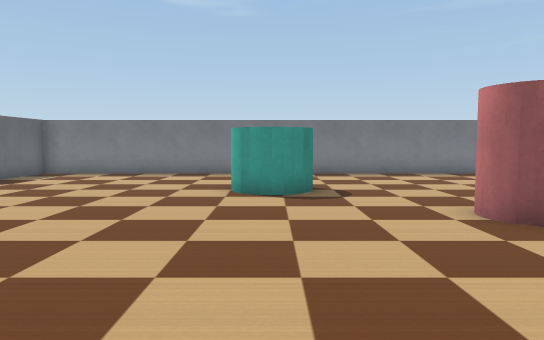
View 1 (above)

21 first-person views from a walk through a world built for the Webots simulator. The camera is 0.23 m above the floor, tilts 4° down and sees 70° across. The floor is counted in squares, 0.2 m on a side. Each view is taken from the middle of a square. On the plan, view 1 faces up. The plan holds only what a view shows up to about 14 squares ahead; the rest is blank. Robots are left out. Webots' stock objects and surfaces are drawn as simple stand-ins.

View 2
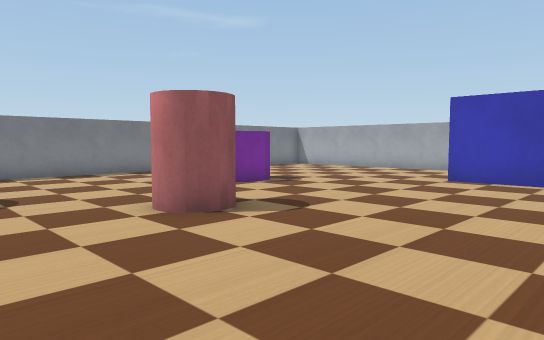

View 3
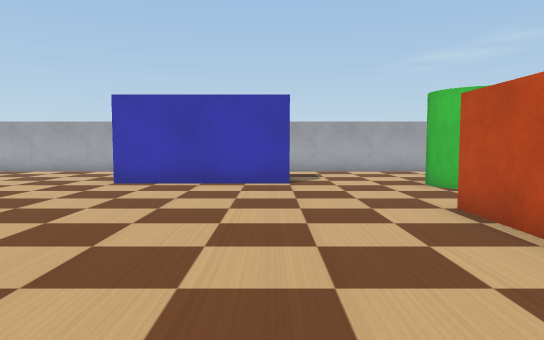

View 4
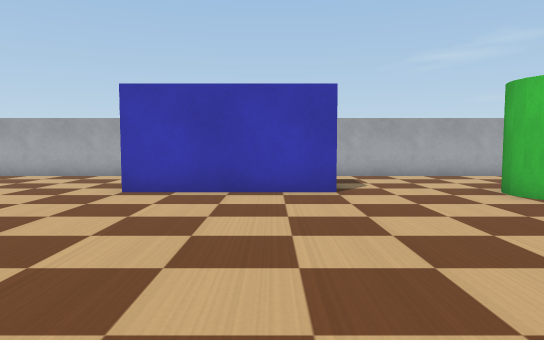

View 5
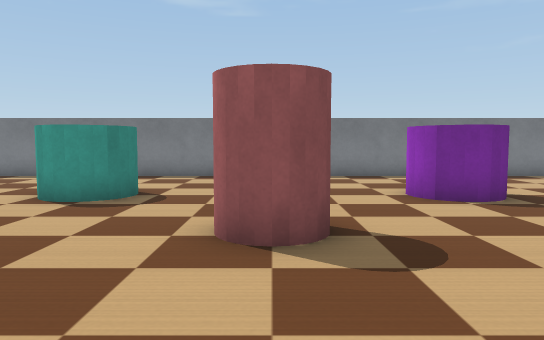

View 6
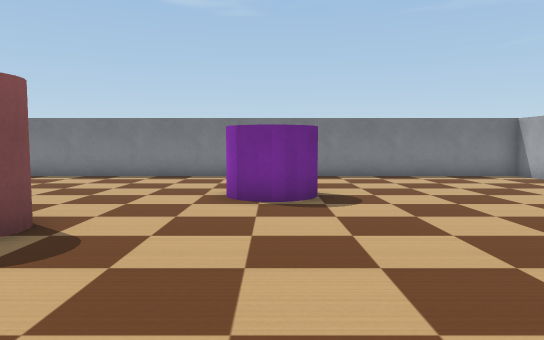

View 7
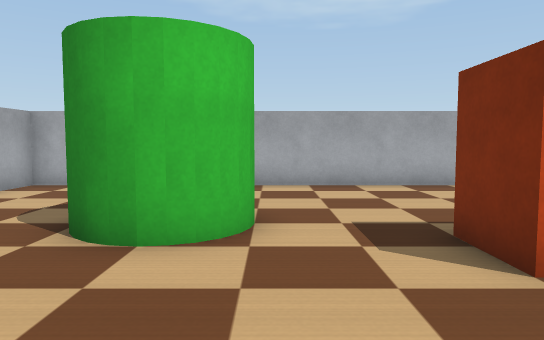

View 8
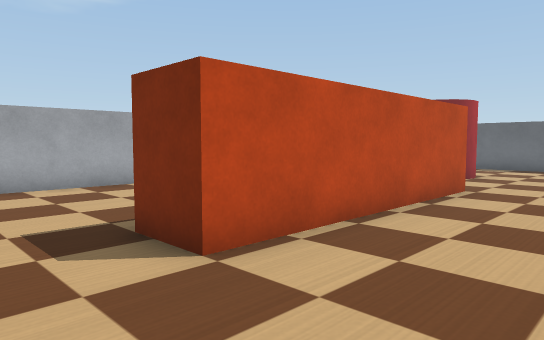

View 9
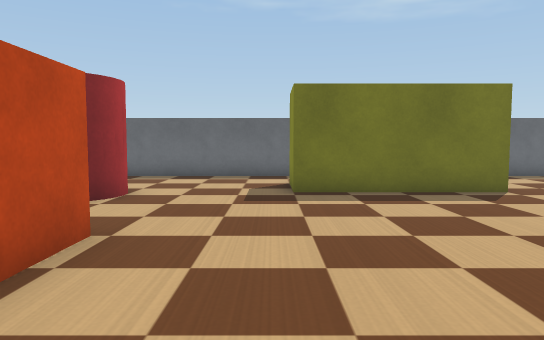

View 10
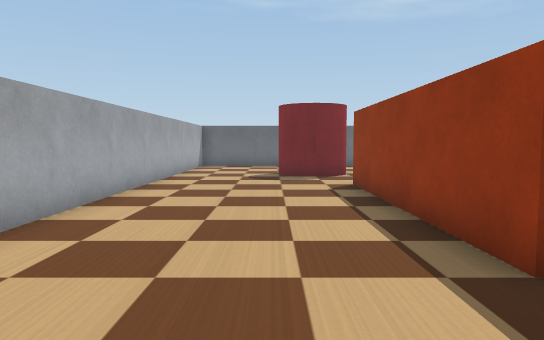

View 11
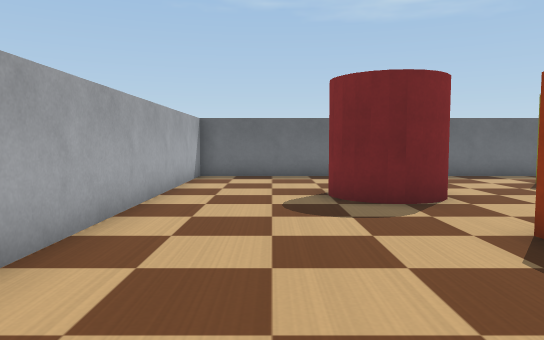

View 12
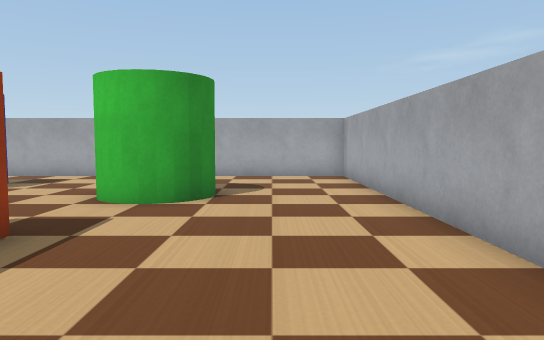

View 13
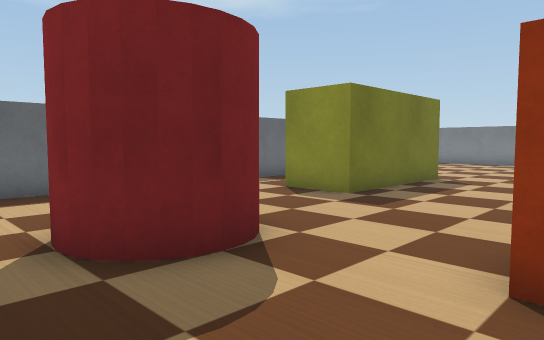

View 14
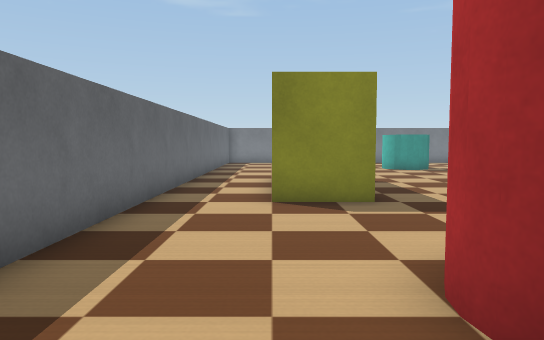

View 15
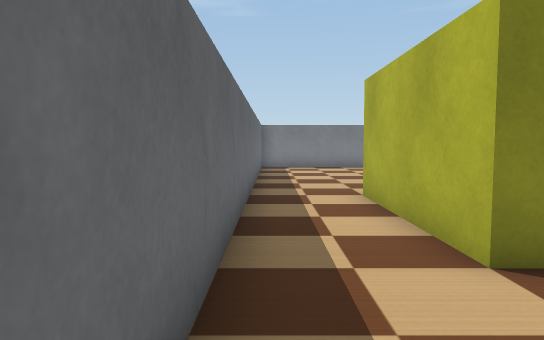

View 16
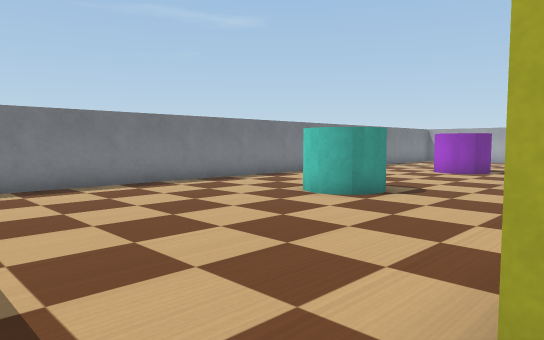

View 17
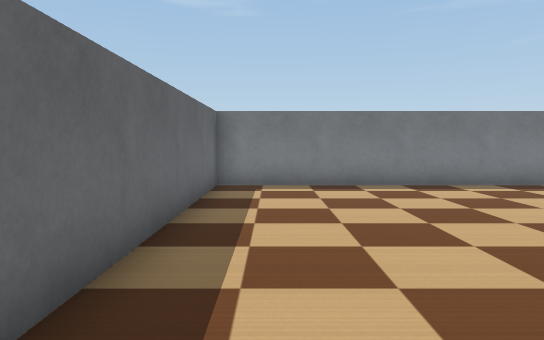

View 18
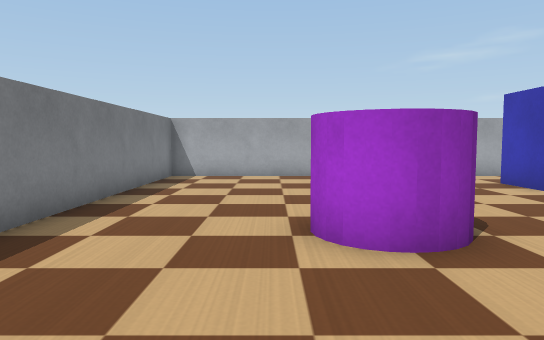

View 19
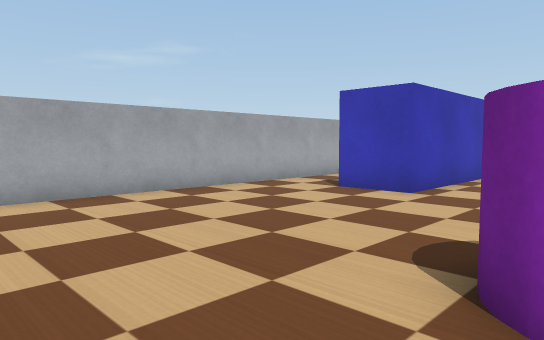

View 20
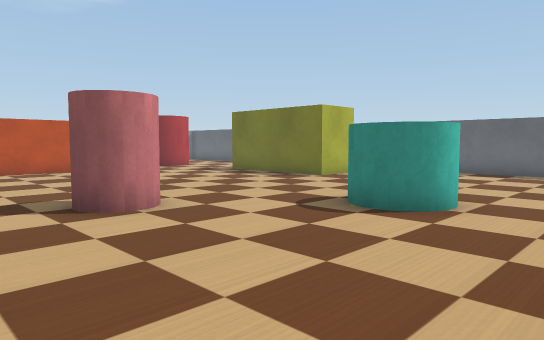

View 21
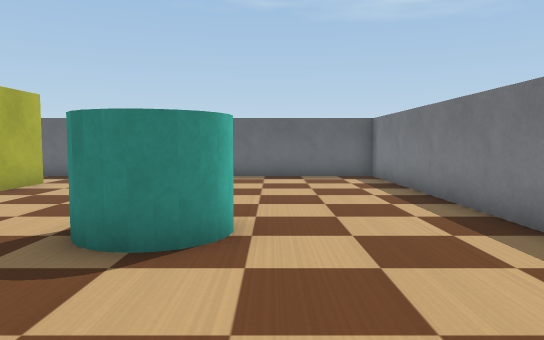

### Floor plan
Key: @ floor where view 1 was taken; # wall or solid block; . floor; C cyan cylinder; P pink cylinder; U purple cylinder; B blue box; R orange box; G green cylinder; E red cylinder; Y yellow box.
Columns run from 9 left of view 1 to 17 right of it. Each row starts with its distance up from view 1.
 15 ###########################
 14 #.........................#
 13 #.........................#
 12 #.........................#
 11 #.........................#
 10 #.......CCC.....UUU.......#
  9 #.......CCC.....UUU.......#
  8 #.........................#
  7 #............P............#
  6 #...........PPP...........#
  5 #............P............#
  4 #..YYY...............BBB..#
  3 #..Y Y...............B  ..#
  2 #..Y Y...............B   .#
  1 #..Y Y...............B   .#
  0 #..YYY...@...........B B..#
 -1 #.........................#
 -2 #.........................#
 -3 #.........RRRRRRR.........#
 -4 #.....E..R       R...G....#
 -5 #....EE...RRRRRRR...GG....#
 -6 #...EEEE...........GG  ...#
 -7 #.....E..............G....#
 -8 #.........................#
 -9 #.........................#
-10 #.........................#
-11 ###########################

Where each view was taken, in squares from view 1:
view 1: 0 up, 0 right, facing up
view 2: 0 up, 0 right, facing up-right
view 3: 0 up, 1 right, facing right
view 4: 1 up, 3 right, facing right
view 5: 1 up, 4 right, facing up
view 6: 1 up, 8 right, facing up
view 7: 0 up, 10 right, facing down
view 8: 0 up, 10 right, facing down-left
view 9: 1 down, 5 right, facing left
view 10: 7 down, 11 right, facing left
view 11: 8 down, 5 right, facing left
view 12: 8 down, 3 right, facing right
view 13: 8 down, 1 right, facing up-left
view 14: 8 down, 6 left, facing up
view 15: 4 down, 8 left, facing up
view 16: 4 up, 8 left, facing up-right
view 17: 4 up, 7 left, facing up
view 18: 11 up, 3 right, facing right
view 19: 13 up, 8 right, facing down-right
view 20: 13 up, 7 right, facing down-left
view 21: 11 up, 5 right, facing left
